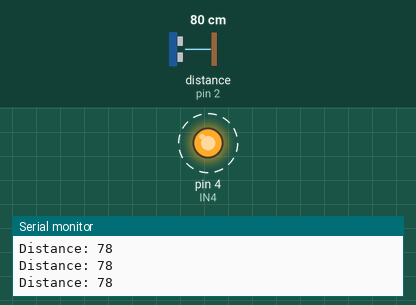
The sketch below on a simulated Arduino Uno, built with avr-gcc and run on an emulated ATmega328P. Shown: output pins drawn as LEDs (lit = HIGH), the last lines printed to the serial monitor. Wiring (inferred from the names in the program): ultrasonic range finder: trigger pin 2; echo pin 2. Dashed ring = blinking. The test bench sets the inputs (shaded band); at power-on: distance to the obstacle (sensor on pin 2) 80 cm. The echo pulse lasts 58.3 µs per cm.

Above: at 1.3 s.
1.4 s: distance to the obstacle (sensor on pin 2) set to 2 cm
At 1.55 s:
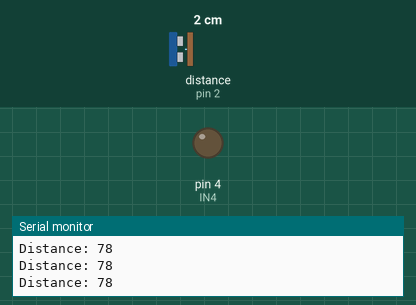
At 2.9 s:
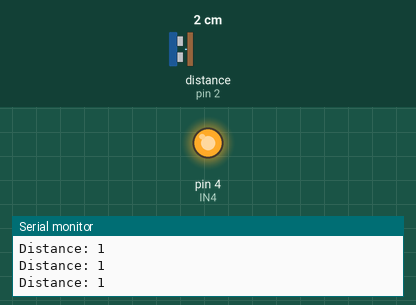
4.6 s: distance to the obstacle (sensor on pin 2) set to 60 cm
At 4.84 s:
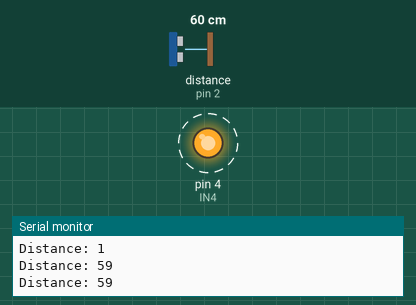
Timing chart, 0 to 13.8 s (numbered marks = the images above; inputs shaded):
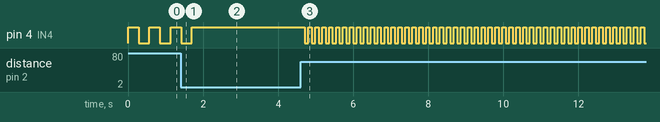

The sketch:

PingParkAssist.ino
```cpp
#define IN4  4
const int trigPin = 2;


long duration;
int distance = 0;
void setup() {
  pinMode(4, OUTPUT);
  Serial.begin(9600);
}
void loop() {
  if ((distance < 50) && (distance > 0))
  {
    digitalWrite(IN4, HIGH);
  }
  else if ((distance > 51) && (distance < 150))
  {
    digitalWrite(IN4, HIGH);
    delay(10 * (distance - 50));
    digitalWrite(IN4, LOW);
    delay(10 * (distance - 50));
  }
  else if ((distance > 151) && (distance < 200)) {
    digitalWrite(IN4, HIGH);
    delay(1000);
    digitalWrite(IN4, LOW);
    delay(1000);
  }
  else if (distance > 200) {
    digitalWrite(IN4, LOW);
  }
  delayMicroseconds(10);

  pinMode(trigPin, OUTPUT);
  digitalWrite(trigPin, LOW);
  delayMicroseconds(2);
  digitalWrite(trigPin, HIGH);
  delayMicroseconds(5);
  digitalWrite(trigPin, LOW);

  pinMode(trigPin, INPUT);
  duration = pulseIn(trigPin, HIGH);
  distance = duration * 0.034 / 2;
  Serial.print("Distance: ");
  Serial.println(distance);
}
```

Measured:
- after the input at 1.4 s, pin 4 (IN4): goes on until 1.7 s, then stays HIGH
- after the input at 4.6 s, pin 4 (IN4): alternates HIGH for 0.09 s and LOW for 0.09 s, starting after 0.11 s
- by itself, pin 4 (IN4): alternates HIGH for 0.28 s and LOW for 0.29 s
